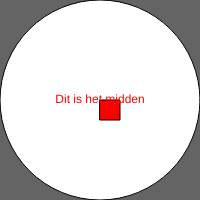
Frame 1 (no input)
Frame 60 (no input): identical to frame 1, image omitted
Frame 120 (the mouse pressed at the canvas centre since frame 60): identical to frame 1, image omitted

The p5.js sketch that drew this single still picture (run headless with seeded random() and noise() and a simulated clock; from frame 60 on, the mouse is pressed at the canvas centre):

// p5.js sketch
// ── sketch.js
function setup() {
  // put setup code here
  createCanvas(200, 200);
  background(100);
  print("dit is de setup in de print functie");

  ellipseMode(CENTER);
  ellipse(100, 100, 200, 200);
  fill(255,0,0);
  rect(100,100,20,20);


  textAlign(CENTER, CENTER);
  text("Dit is het midden", 100, 100);
  
  
  
}

function draw() {
  // put drawing code here

 

  // random(255) -> 0
}
